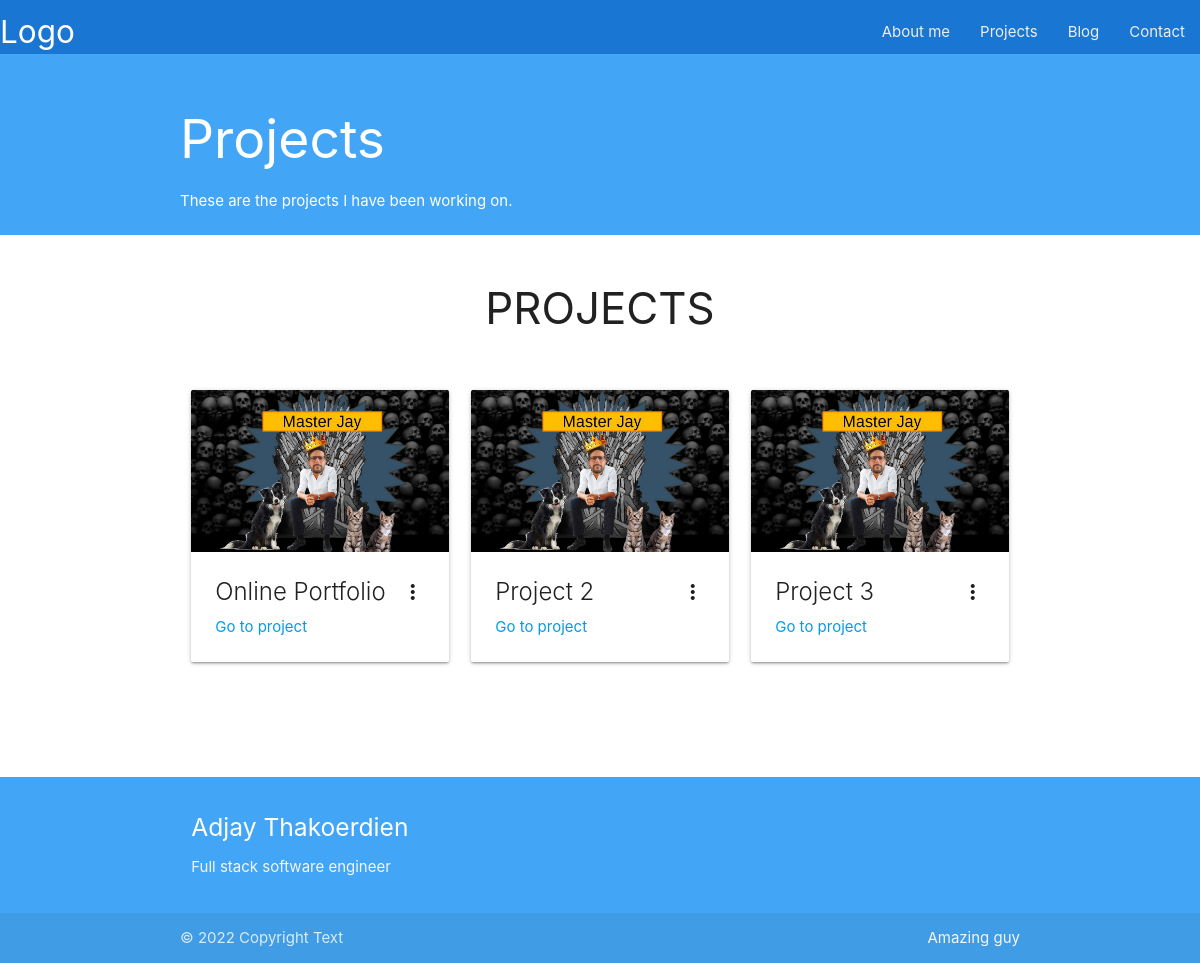
The app's page /projects with its own data.
### projects/models.py (models this page shows, shortened)
class Project(models.Model):
    title = models.CharField(max_length=100)
    description = models.CharField(max_length=250)
    date = models.DateField(default=datetime.now, blank=True)
    intro = models.TextField(blank=True)
    text = models.TextField()
    text_end = models.TextField(blank=True)
    technologies = models.CharField(max_length=250)
    url = models.TextField(blank=True, max_length=250)
    frontpage = models.BooleanField(blank=True)
    image1 = models.ImageField(null=True, blank=True, upload_to="images/")
    image2 = models.ImageField(null=True, blank=True, upload_to="images/")
    image3 = models.ImageField(null=True, blank=True, upload_to="images/")
    image4 = models.ImageField(null=True, blank=True, upload_to="images/")

### projects/views.py (the view)
# urls.py: path('projects', include('projects.urls'), name="projects"),
def projects(request):
    projects_all = Project.objects.all()
    return render(request, 'projects_all.html', {"projects": projects_all})

### projects/templates/projects_all.html (shortened to what this page needs)
{% extends 'base.html' %}
{% block content %}
<main class=" blue lighten-1 profile-section">
    <div class="container  white-text">
         <h2>Projects</h2>
        These are the projects I have been working on.
        <br><br>
        </div>
</main>
<section class="container">
    <h3 class="center-align">PROJECTS</h3>
    <div class="row">
        {% for project in projects %}
        <div class="col s12 m12 l4">
             <div class="card">
                <div class="card-image waves-effect waves-block waves-light">
                  <img class="activator" src="{{ project.image1.url }}">
                </div>
                <div class="card-content">
                  <span class="card-title activator grey-text text-darken-4">{{ project.title }}<i class="material-icons right">more_vert</i></span>
                  <p><a href="{% url 'project_detail' project.pk %}"">Go to project</a></p>
                </div>
              </div>
        </div>
        {% endfor %}
    </div>
</section>
{% endblock %}

### static/css/global.css (style rules this page uses)
.profile-section { margin-top: -10px; padding-top: 20px; }
h3 { margin: 50px 0; }

### records on screen
Project: image1 (picture), title "Online Portfolio"
Project: image1 (picture), title "Project 2"
Project: image1 (picture), title "Project 3"
